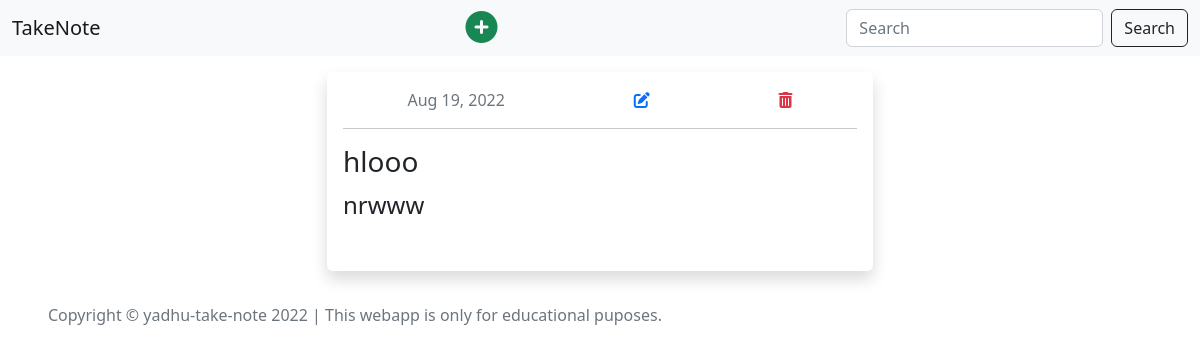
The app's page /note-details/8, older data.
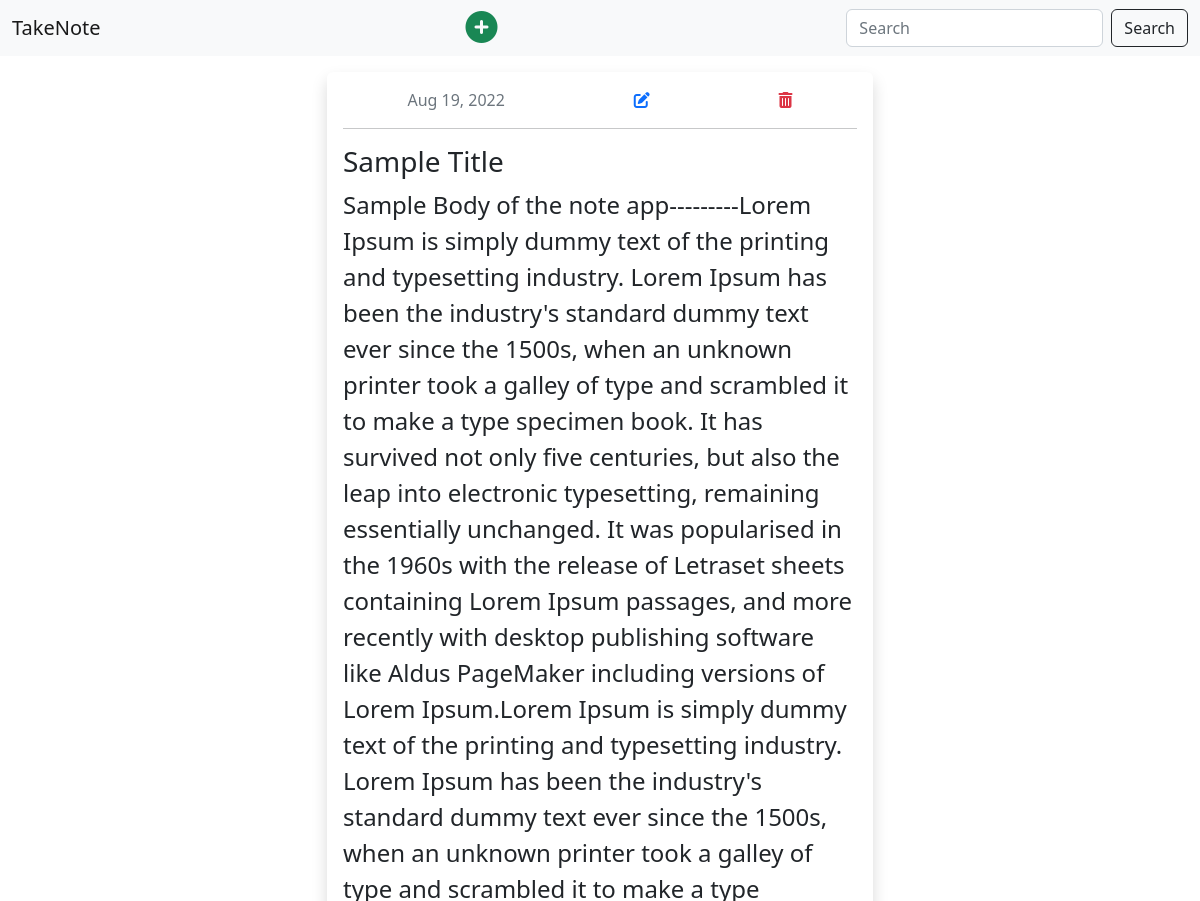
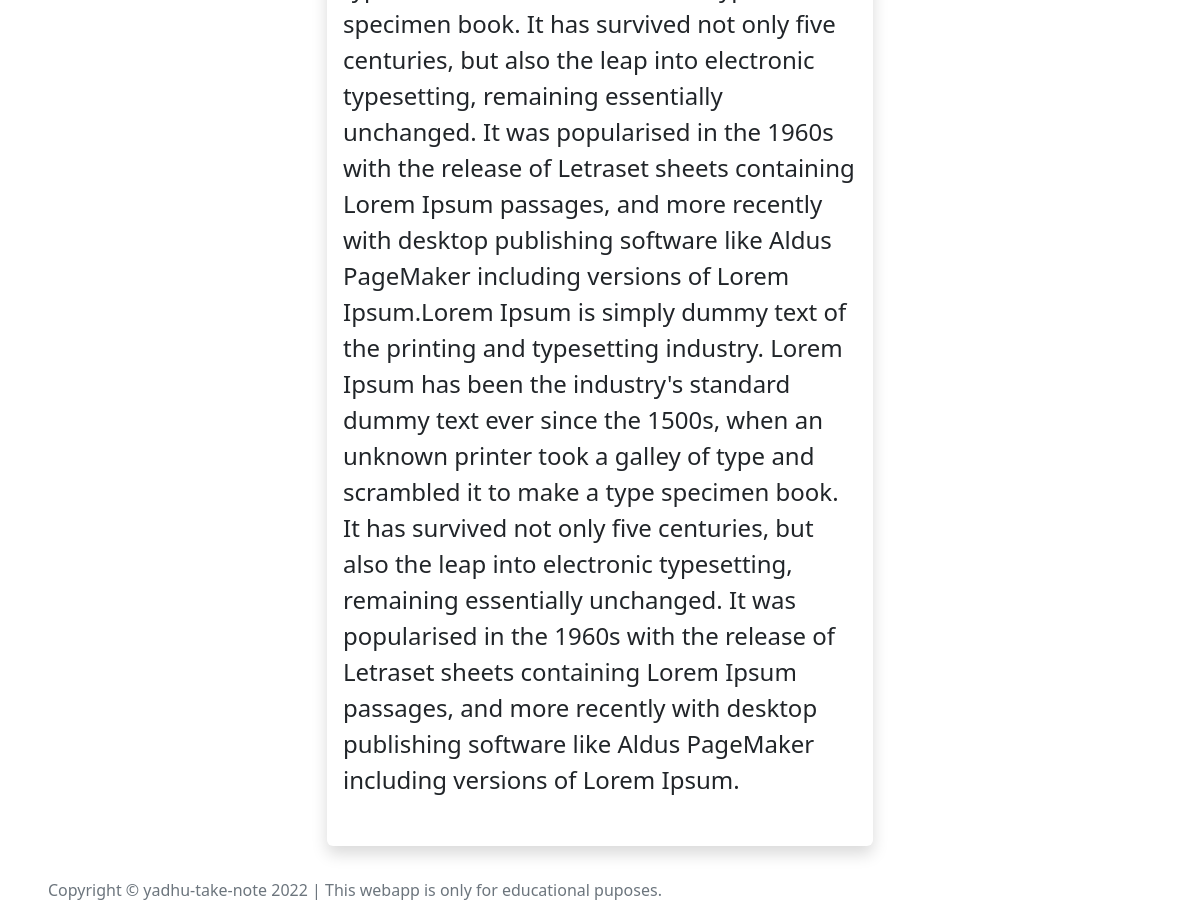
The same page, newer data (2 pictures, top to bottom).
### note/models.py (models this page shows, shortened)
class Note(models.Model):
    title = models.CharField(max_length=150, null=True, blank=True)
    body = models.TextField()
    image = models.ImageField(upload_to = 'note_images', null=True, blank=True)
    created_at = models.DateTimeField(auto_now_add=True)
    updated_at = models.DateTimeField(auto_now=True)

### note/views.py (the view)
# urls.py: path('note-details/<int:pk>', views.noteDetailsView, name='note-details'),
def noteDetailsView(request, *args, **kwargs):
    id = kwargs.get('pk')
    try:
        note = Note.objects.get(id = id)
        context = {
        'note' : note
        }
        return render(request, 'note-details.html', context)
    except:
        return redirect('home')

### note/templates/note-details.html (shortened to what this page needs)
{% extends 'base.html' %}
{% load static %}
{% block content %}
<div class="container">
    <div class="row">
        <div class="col-lg-3"></div>
        <div class="col-lg-6">
            <div class="bg-white p-3 rounded shadow mt-3 h-100">
                <div class="d-flex justify-content-around">
                    <span class="text-muted fs-6">{{note.updated_at |date:"M d, Y"}}</span>
                    <a class="" href="{% url 'note-edit' note.id %}">
                        <i class="fa-solid fa-pen-to-square text-primary"></i></a>
                    <div class="" role="button">
                        <i class="fa-solid fa-trash-can text-danger" data-bs-toggle="modal"
                            data-bs-target="#note-delete-{{note.id}}"></i>
                    </div>
                </div>
                <hr>
                <div class="mt-3">
                    <div>
                        {% if note.title %}
                        <h5 class="{% if not note.image %} fs-3  {% endif %}">{{note.title}}</h5>
                        {% endif %}
                        {% if not note.image %}
                        <p class=" fs-4 {% if not note.title %} pt-5 {% endif %}">
                            {{note.body}}
                        </p>
                        {% else %}
                        <p class="">
                            {{note.body}}
                        </p>
                        {% endif %}
                    </div>
                </div>
            </div>
        </div>
        <div class="col-lg-3"></div>
    </div>
</div>
{% endblock %}

Row changes from the older to the newer data that the page shows:
changed Note: title "hlooo" → "Sample Title"; body "nrwww" → "Sample Body of the note app---------Lorem Ipsum is simply dummy text of the printing and typesetting industry. Lorem Ipsum has been the industry's standard dummy text ever since the 1500s, when an unknown printer took a galley of type and scrambled it to make a type specimen book. It has survived not only five centuries, but also the leap into electronic typesetting, remaining essentially unchanged. It was popularised in the 1960s with the release of Letraset sheets containing Lorem Ipsum passages, and more recently with desktop publishing software like Aldus PageMaker including versions of Lorem Ipsum.Lorem Ipsum is simply dummy text of the printing and typesetting industry. Lorem Ipsum…"
